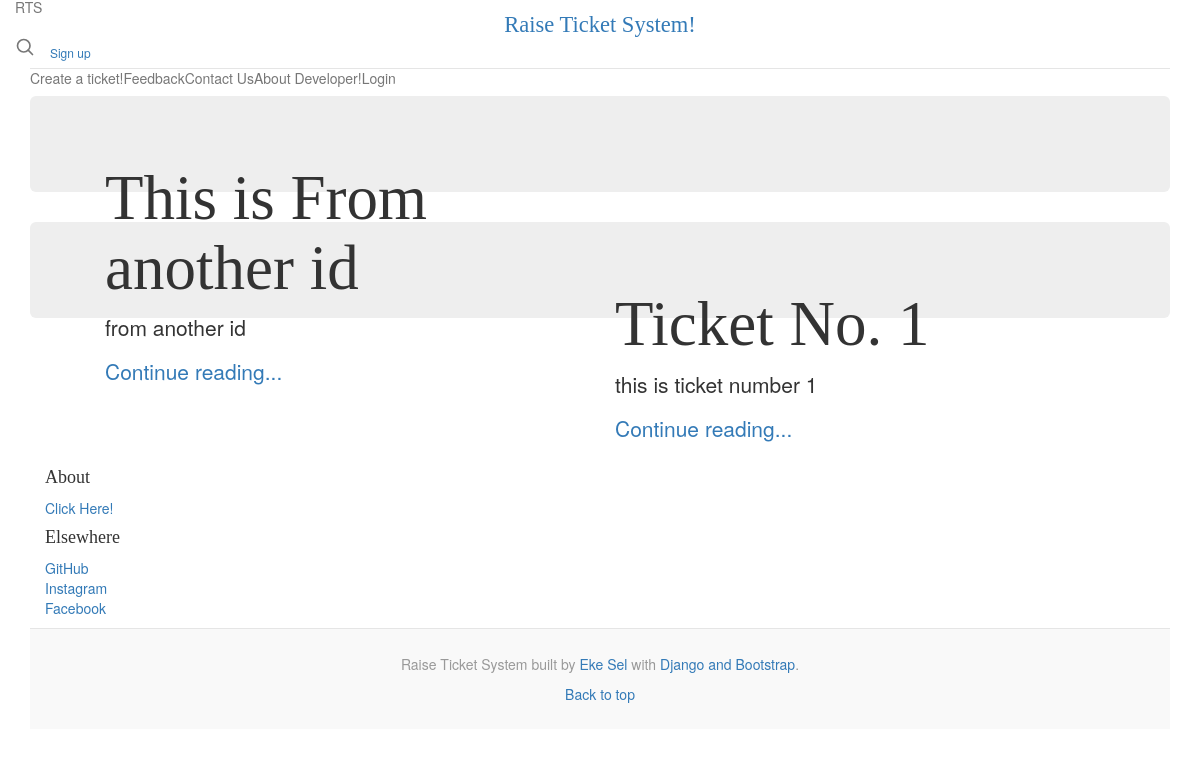
The page / on the database its author committed.
### rts/models.py (models this page shows, shortened)
class Post(models.Model):
	title = models.CharField(max_length = 50)
	overview = models.TextField()
	slug = models.SlugField(null=True, blank=True)
	body_text = RichTextUploadingField(null=True)
	time_upload = models.DateTimeField(auto_now_add = True)
	auther = models.ForeignKey(User, on_delete=models.CASCADE)
	read = models.IntegerField(default = 0)
	class Meta:
		ordering = ['-pk']

### rts/views.py (the view)
# urls.py: path('',index,name="index"),
def index(request):
    head = 'RAISE TICKET SYSTEM'
    user = request.user
    all_post = Paginator(Post.objects.all(),3)
    page = request.GET.get('page')
    try:
        posts = all_post.page(page)
    except PageNotAnInteger:
        posts = all_post.page(1)
    except EmptyPage:
        posts = all_post.page(all_post.num_pages)
    parms = {
        'head':head,
        'tickets': posts,
    }
    return render(request,'index.html',parms)

### templates/index.html (shortened to what this page needs)
{%extends 'base.html'%}
{%load static %}
{%block body%}
{%for ticket in tickets%}
      <div class="jumbotron p-3 p-md-5 text-white rounded bg-dark">
        <div class="col-md-6 px-0">
          <h1 class="display-4 font-italic">{{ticket.title}}</h1>
          <p class="lead my-3">{{ticket.overview}}</p>
          <p class="lead mb-0"><a href="{% url 'post' ticket.id ticket.slug %}" class="text-white font-weight-bold">Continue reading...</a></p>
        </div>
      </div>
{%endfor%}
<main role="main" class="container">
  <div class="row">
        <aside class="col-md-4 blog-sidebar">
          <div class="p-3 mb-3 bg-light rounded">
            <h4 class="font-italic">About</h4>
            <p class="mb-0"><a href="{% url 'about' %}">Click Here!</a></p>
          </div>
          <div class="p-3">
            <h4 class="font-italic">Elsewhere</h4>
            <ol class="list-unstyled">
              <li><a href="https://github.com/ekesel/">GitHub</a></li>
              <li><a href="instagram.com/eke.sel/">Instagram</a></li>
              <li><a href="facebook.com/ekaanshsahni">Facebook</a></li>
            </ol>
          </div>
        </aside>
      </div>
    </main>
{%endblock%}

### rows shown on the page
Post: title "This is From another id", overview "from another id"
Post: title "Ticket No. 1", overview "this is ticket number 1"
